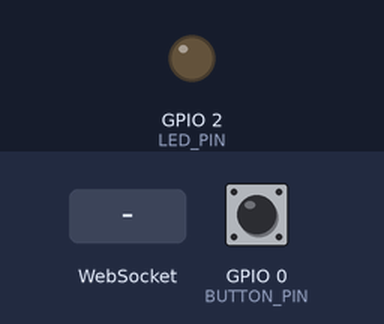
Bench run of a sketch on a simulated ESP32-S3. On the bench: output pins drawn as LEDs (lit = HIGH). Dashed ring = blinking. The inputs (shaded band) are chosen by the test bench; at power-on: GPIO 0 (BUTTON_PIN) HIGH. WiFi joins after 1.5 s; servers stay silent unless stated; I2S audio is not simulated (input reads silence); what the sketch prints to the serial monitor is not drawn.

Above: at 0.0 s.
At 4.5 s:
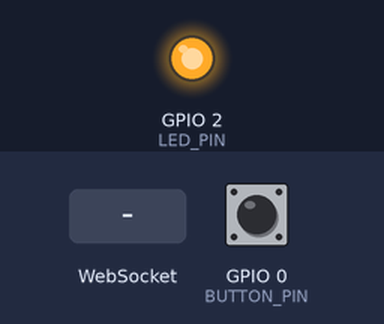
4.6 s: WebSocket text "pong" received
6.1 s: GPIO 0 (BUTTON_PIN) pulled LOW for 0.15 s
At 6.6 s:
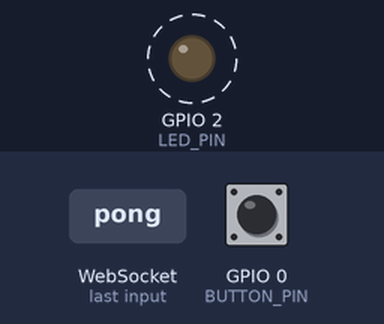
Timing chart, 0 to 15.1 s (numbered marks = the images above; inputs shaded):
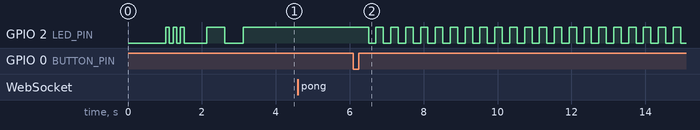

Measured:
- after the input at 4.6 s, every drawn part: stays the same
- after the input at 6.1 s, GPIO 2 (LED_PIN): alternates HIGH for 0.20 s and LOW for 0.20 s, starting after 0.41 s

The sketch:

KidsVoiceAssistant.ino
```cpp
/*
 * Kids Voice Assistant - ESP32-S3 with I2S Audio
 *
 * Hardware:
 *   - ESP32-S3 DevKit
 *   - INMP441 I2S Microphone
 *   - MAX98357A I2S Amplifier + Speaker
 *   - Push Button (for talk)
 *   - Optional: LED for status indication
 *
 * Wiring:
 *   INMP441 Microphone:
 *     VDD  -> 3.3V
 *     GND  -> GND
 *     SD   -> GPIO 15 (Data)
 *     WS   -> GPIO 16 (Word Select / LRCLK)
 *     SCK  -> GPIO 17 (Bit Clock)
 *     L/R  -> GND (Left channel)
 *
 *   MAX98357A Amplifier:
 *     VIN  -> 5V (or 3.3V)
 *     GND  -> GND
 *     DIN  -> GPIO 18 (Data)
 *     BCLK -> GPIO 45 (Bit Clock)
 *     LRC  -> GPIO 46 (Word Select)
 *     GAIN -> Not connected (default gain)
 *     SD   -> Not connected or 3.3V (enabled)
 *
 *   Button:
 *     One side -> GPIO 0 (BOOT button) or GPIO 21
 *     Other side -> GND
 *
 *   Status LED (optional):
 *     Anode -> GPIO 2 (through 220Ω resistor)
 *     Cathode -> GND
 */

#include <WiFi.h>
#include <WebSocketsClient.h>
#include <ArduinoJson.h>
#include <driver/i2s.h>
#include "ESP32_MP3_Decoder.h"

// ============ CONFIGURATION - MODIFY THESE ============

// WiFi credentials
const char* WIFI_SSID = "YOUR_WIFI_SSID";
const char* WIFI_PASSWORD = "YOUR_WIFI_PASSWORD";

// WebSocket server (your computer's IP address)
const char* WS_HOST = "192.168.1.100";  // Change to your computer's IP
const uint16_t WS_PORT = 8765;

// ============ PIN DEFINITIONS ============

// INMP441 Microphone (I2S Port 0)
#define I2S_MIC_PORT        I2S_NUM_0
#define I2S_MIC_SCK         17    // Bit Clock (BCLK)
#define I2S_MIC_WS          16    // Word Select (LRCLK)
#define I2S_MIC_SD          15    // Data In

// MAX98357A Speaker (I2S Port 1)
#define I2S_SPK_PORT        I2S_NUM_1
#define I2S_SPK_BCLK        45    // Bit Clock
#define I2S_SPK_LRC         46    // Word Select (LRCLK)
#define I2S_SPK_DIN         18    // Data Out

// Button and LED
#define BUTTON_PIN          0     // GPIO 0 (BOOT button) - change to 21 for external button
#define LED_PIN             2     // Built-in LED or external LED

// ============ AUDIO SETTINGS ============

#define SAMPLE_RATE         16000
#define SAMPLE_BITS         16
#define CHANNELS            1
#define I2S_BUFFER_SIZE     1024
#define AUDIO_BUFFER_SIZE   32000  // ~2 seconds of audio

// ============ STATE MACHINE ============

enum State {
    STATE_IDLE,
    STATE_RECORDING,
    STATE_PROCESSING,
    STATE_PLAYING
};

// ============ GLOBAL VARIABLES ============

WebSocketsClient webSocket;
State currentState = STATE_IDLE;

// Audio buffers
int16_t* audioRecordBuffer = nullptr;
size_t audioRecordIndex = 0;

uint8_t* audioPlayBuffer = nullptr;
size_t audioPlaySize = 0;
size_t audioPlayIndex = 0;

bool buttonPressed = false;
bool buttonReleased = false;
unsigned long lastButtonTime = 0;
const unsigned long DEBOUNCE_MS = 50;

bool wsConnected = false;

// ============ I2S CONFIGURATION ============

void setupI2SMicrophone() {
    i2s_config_t i2s_config = {
        .mode = (i2s_mode_t)(I2S_MODE_MASTER | I2S_MODE_RX),
        .sample_rate = SAMPLE_RATE,
        .bits_per_sample = I2S_BITS_PER_SAMPLE_16BIT,
        .channel_format = I2S_CHANNEL_FMT_ONLY_LEFT,
        .communication_format = I2S_COMM_FORMAT_STAND_I2S,
        .intr_alloc_flags = ESP_INTR_FLAG_LEVEL1,
        .dma_buf_count = 8,
        .dma_buf_len = I2S_BUFFER_SIZE,
        .use_apll = false,
        .tx_desc_auto_clear = false,
        .fixed_mclk = 0
    };

    i2s_pin_config_t pin_config = {
        .bck_io_num = I2S_MIC_SCK,
        .ws_io_num = I2S_MIC_WS,
        .data_out_num = I2S_PIN_NO_CHANGE,
        .data_in_num = I2S_MIC_SD
    };

    esp_err_t err = i2s_driver_install(I2S_MIC_PORT, &i2s_config, 0, NULL);
    if (err != ESP_OK) {
        Serial.printf("Failed to install I2S mic driver: %d\n", err);
        return;
    }

    err = i2s_set_pin(I2S_MIC_PORT, &pin_config);
    if (err != ESP_OK) {
        Serial.printf("Failed to set I2S mic pins: %d\n", err);
        return;
    }

    Serial.println("I2S Microphone initialized");
}

void setupI2SSpeaker() {
    i2s_config_t i2s_config = {
        .mode = (i2s_mode_t)(I2S_MODE_MASTER | I2S_MODE_TX),
        .sample_rate = 22050,  // ElevenLabs default output rate
        .bits_per_sample = I2S_BITS_PER_SAMPLE_16BIT,
        .channel_format = I2S_CHANNEL_FMT_ONLY_LEFT,
        .communication_format = I2S_COMM_FORMAT_STAND_I2S,
        .intr_alloc_flags = ESP_INTR_FLAG_LEVEL1,
        .dma_buf_count = 8,
        .dma_buf_len = 1024,
        .use_apll = false,
        .tx_desc_auto_clear = true,
        .fixed_mclk = 0
    };

    i2s_pin_config_t pin_config = {
        .bck_io_num = I2S_SPK_BCLK,
        .ws_io_num = I2S_SPK_LRC,
        .data_out_num = I2S_SPK_DIN,
        .data_in_num = I2S_PIN_NO_CHANGE
    };

    esp_err_t err = i2s_driver_install(I2S_SPK_PORT, &i2s_config, 0, NULL);
    if (err != ESP_OK) {
        Serial.printf("Failed to install I2S speaker driver: %d\n", err);
        return;
    }

    err = i2s_set_pin(I2S_SPK_PORT, &pin_config);
    if (err != ESP_OK) {
        Serial.printf("Failed to set I2S speaker pins: %d\n", err);
        return;
    }

    Serial.println("I2S Speaker initialized");
}

// ============ WiFi SETUP ============

void setupWiFi() {
    Serial.print("Connecting to WiFi");
    WiFi.mode(WIFI_STA);
    WiFi.begin(WIFI_SSID, WIFI_PASSWORD);

    int attempts = 0;
    while (WiFi.status() != WL_CONNECTED && attempts < 30) {
        delay(500);
        Serial.print(".");
        attempts++;

        // Blink LED while connecting
        digitalWrite(LED_PIN, !digitalRead(LED_PIN));
    }

    if (WiFi.status() == WL_CONNECTED) {
        Serial.println("\nWiFi connected!");
        Serial.print("IP address: ");
        Serial.println(WiFi.localIP());
        digitalWrite(LED_PIN, HIGH);
    } else {
        Serial.println("\nWiFi connection failed!");
        digitalWrite(LED_PIN, LOW);
    }
}

// ============ WEBSOCKET HANDLERS ============

void webSocketEvent(WStype_t type, uint8_t* payload, size_t length) {
    switch (type) {
        case WStype_DISCONNECTED:
            Serial.println("WebSocket disconnected");
            wsConnected = false;
            break;

        case WStype_CONNECTED:
            Serial.println("WebSocket connected");
            wsConnected = true;
            // Send a ping to confirm connection
            webSocket.sendTXT("{\"type\":\"ping\"}");
            break;

        case WStype_TEXT: {
            // Parse JSON response
            StaticJsonDocument<512> doc;
            DeserializationError error = deserializeJson(doc, payload);

            if (error) {
                Serial.printf("JSON parse error: %s\n", error.c_str());
                return;
            }

            const char* msgType = doc["type"];

            if (strcmp(msgType, "pong") == 0) {
                Serial.println("Server connection confirmed");
            }
            else if (strcmp(msgType, "recording_started") == 0) {
                Serial.println("Server: Recording started");
            }
            else if (strcmp(msgType, "processing") == 0) {
                const char* step = doc["step"];
                Serial.printf("Processing: %s\n", step);

                // Visual feedback
                if (strcmp(step, "transcribing") == 0) {
                    // Fast blink
                } else if (strcmp(step, "thinking") == 0) {
                    // Medium blink
                } else if (strcmp(step, "speaking") == 0) {
                    // Slow blink
                }
            }
            else if (strcmp(msgType, "transcript") == 0) {
                Serial.printf("You said: %s\n", (const char*)doc["text"]);
            }
            else if (strcmp(msgType, "response") == 0) {
                Serial.printf("Luna says: %s\n", (const char*)doc["text"]);
            }
            else if (strcmp(msgType, "audio_start") == 0) {
                size_t audioLength = doc["length"];
                Serial.printf("Receiving audio: %d bytes\n", audioLength);

                // Allocate buffer for incoming audio
                if (audioPlayBuffer != nullptr) {
                    free(audioPlayBuffer);
                }
                audioPlayBuffer = (uint8_t*)malloc(audioLength);
                audioPlaySize = 0;
                audioPlayIndex = 0;
                currentState = STATE_PLAYING;
            }
            else if (strcmp(msgType, "audio_end") == 0) {
                Serial.println("Audio received, playing...");
                playReceivedAudio();
            }
            else if (strcmp(msgType, "error") == 0) {
                Serial.printf("Error: %s\n", (const char*)doc["message"]);
                currentState = STATE_IDLE;
                setLED(false);
            }
            break;
        }

        case WStype_BIN:
            // Append binary audio data to buffer
            if (audioPlayBuffer != nullptr && currentState == STATE_PLAYING) {
                memcpy(audioPlayBuffer + audioPlaySize, payload, length);
                audioPlaySize += length;
            }
            break;

        case WStype_ERROR:
            Serial.println("WebSocket error");
            break;

        default:
            break;
    }
}

void setupWebSocket() {
    webSocket.begin(WS_HOST, WS_PORT, "/");
    webSocket.onEvent(webSocketEvent);
    webSocket.setReconnectInterval(5000);
    Serial.printf("Connecting to WebSocket server: ws://%s:%d\n", WS_HOST, WS_PORT);
}

// ============ AUDIO FUNCTIONS ============

void startRecording() {
    Serial.println("Starting recording...");

    // Clear the buffer
    audioRecordIndex = 0;
    memset(audioRecordBuffer, 0, AUDIO_BUFFER_SIZE * sizeof(int16_t));

    // Notify server
    webSocket.sendTXT("{\"type\":\"start_recording\"}");

    currentState = STATE_RECORDING;
    setLED(true);
}

void stopRecording() {
    Serial.println("Stopping recording...");

    currentState = STATE_PROCESSING;

    // Send the recorded audio
    if (audioRecordIndex > 0) {
        Serial.printf("Sending %d samples\n", audioRecordIndex);

        // Send audio in chunks
        size_t bytesToSend = audioRecordIndex * sizeof(int16_t);
        size_t chunkSize = 4096;
        uint8_t* audioPtr = (uint8_t*)audioRecordBuffer;

        for (size_t i = 0; i < bytesToSend; i += chunkSize) {
            size_t thisChunk = min(chunkSize, bytesToSend - i);
            webSocket.sendBIN(audioPtr + i, thisChunk);
            delay(10);  // Small delay between chunks
        }
    }

    // Notify server that recording stopped
    webSocket.sendTXT("{\"type\":\"stop_recording\"}");

    // Blink LED to show processing
    setLED(false);
}

void recordAudioChunk() {
    if (currentState != STATE_RECORDING) return;

    size_t bytesRead;
    int16_t buffer[I2S_BUFFER_SIZE];

    esp_err_t err = i2s_read(I2S_MIC_PORT, buffer, sizeof(buffer), &bytesRead, portMAX_DELAY);

    if (err == ESP_OK && bytesRead > 0) {
        size_t samplesRead = bytesRead / sizeof(int16_t);

        // Copy to record buffer
        for (size_t i = 0; i < samplesRead && audioRecordIndex < AUDIO_BUFFER_SIZE; i++) {
            // Apply some gain (microphone might be quiet)
            int32_t sample = buffer[i] * 4;
            sample = constrain(sample, -32768, 32767);
            audioRecordBuffer[audioRecordIndex++] = (int16_t)sample;
        }
    }
}

void playReceivedAudio() {
    if (audioPlayBuffer == nullptr || audioPlaySize == 0) {
        Serial.println("No audio to play");
        currentState = STATE_IDLE;
        return;
    }

    Serial.printf("Playing %d bytes of MP3 audio\n", audioPlaySize);

    // For MP3 decoding, we need to use a decoder library
    // The ESP32_MP3_Decoder library or similar can be used here
    // For simplicity, let's use a basic approach with the Audio library

    // Note: MP3 decoding on ESP32 requires additional setup
    // You may need to use the ESP8266Audio library or similar
    // For now, we'll output the raw data (you'll need to add MP3 decoding)

    // Simple beep to indicate response (placeholder)
    playBeep(800, 200);
    delay(100);
    playBeep(1000, 200);

    // TODO: Add proper MP3 decoding here
    // Options:
    // 1. Use ESP8266Audio library with AudioGeneratorMP3
    // 2. Use libhelix-mp3 decoder
    // 3. Request PCM from server instead of MP3

    // Cleanup
    free(audioPlayBuffer);
    audioPlayBuffer = nullptr;
    audioPlaySize = 0;

    currentState = STATE_IDLE;
    setLED(false);
    Serial.println("Ready for next command");
}

void playBeep(int frequency, int duration) {
    // Generate a simple tone
    const int sampleRate = 22050;
    int numSamples = (sampleRate * duration) / 1000;
    int16_t* buffer = (int16_t*)malloc(numSamples * sizeof(int16_t));

    if (buffer == nullptr) return;

    for (int i = 0; i < numSamples; i++) {
        float t = (float)i / sampleRate;
        buffer[i] = (int16_t)(16000 * sin(2 * PI * frequency * t));
    }

    size_t bytesWritten;
    i2s_write(I2S_SPK_PORT, buffer, numSamples * sizeof(int16_t), &bytesWritten, portMAX_DELAY);

    free(buffer);
}

// ============ LED CONTROL ============

void setLED(bool on) {
    digitalWrite(LED_PIN, on ? HIGH : LOW);
}

void blinkLED(int times, int delayMs) {
    for (int i = 0; i < times; i++) {
        digitalWrite(LED_PIN, HIGH);
        delay(delayMs);
        digitalWrite(LED_PIN, LOW);
        delay(delayMs);
    }
}

// ============ BUTTON HANDLING ============

void IRAM_ATTR buttonISR() {
    unsigned long now = millis();
    if (now - lastButtonTime > DEBOUNCE_MS) {
        if (digitalRead(BUTTON_PIN) == LOW) {
            buttonPressed = true;
        } else {
            buttonReleased = true;
        }
        lastButtonTime = now;
    }
}

void handleButton() {
    if (buttonPressed) {
        buttonPressed = false;

        if (currentState == STATE_IDLE && wsConnected) {
            startRecording();
        }
    }

    if (buttonReleased) {
        buttonReleased = false;

        if (currentState == STATE_RECORDING) {
            stopRecording();
        }
    }
}

// ============ SETUP ============

void setup() {
    Serial.begin(115200);
    delay(1000);

    Serial.println("\n\n");
    Serial.println("═══════════════════════════════════════");
    Serial.println("    Kids Voice Assistant - ESP32-S3    ");
    Serial.println("═══════════════════════════════════════");

    // Setup pins
    pinMode(LED_PIN, OUTPUT);
    pinMode(BUTTON_PIN, INPUT_PULLUP);

    // Startup indication
    blinkLED(3, 100);

    // Allocate audio buffer
    audioRecordBuffer = (int16_t*)malloc(AUDIO_BUFFER_SIZE * sizeof(int16_t));
    if (audioRecordBuffer == nullptr) {
        Serial.println("Failed to allocate audio buffer!");
        while (1) { delay(1000); }
    }
    Serial.printf("Audio buffer allocated: %d bytes\n", AUDIO_BUFFER_SIZE * sizeof(int16_t));

    // Setup I2S
    setupI2SMicrophone();
    setupI2SSpeaker();

    // Setup WiFi
    setupWiFi();

    // Setup WebSocket
    setupWebSocket();

    // Attach button interrupt
    attachInterrupt(digitalPinToInterrupt(BUTTON_PIN), buttonISR, CHANGE);

    // Ready indication
    playBeep(1000, 100);
    delay(50);
    playBeep(1500, 100);

    Serial.println("\n✓ System ready!");
    Serial.println("Press and hold the button to speak...\n");
}

// ============ MAIN LOOP ============

void loop() {
    // Handle WebSocket
    webSocket.loop();

    // Handle button
    handleButton();

    // Record audio while button is pressed
    if (currentState == STATE_RECORDING) {
        recordAudioChunk();
    }

    // Status LED animation during processing
    static unsigned long lastBlink = 0;
    if (currentState == STATE_PROCESSING) {
        if (millis() - lastBlink > 200) {
            digitalWrite(LED_PIN, !digitalRead(LED_PIN));
            lastBlink = millis();
        }
    }

    // Reconnect WiFi if needed
    static unsigned long lastWiFiCheck = 0;
    if (millis() - lastWiFiCheck > 10000) {
        if (WiFi.status() != WL_CONNECTED) {
            Serial.println("WiFi disconnected, reconnecting...");
            WiFi.reconnect();
        }
        lastWiFiCheck = millis();
    }
}
```

ESP32_MP3_Decoder.h
```cpp
/*
 * ESP32 MP3 Decoder Placeholder
 *
 * For actual MP3 decoding, you'll need to install the ESP8266Audio library:
 *
 * 1. In Arduino IDE: Sketch -> Include Library -> Manage Libraries
 * 2. Search for "ESP8266Audio" by Earle F. Philhower
 * 3. Install the library
 *
 * Alternative: Use PCM audio from the server (see server_pcm.py variant)
 */

#ifndef ESP32_MP3_DECODER_H
#define ESP32_MP3_DECODER_H

// This is a placeholder header
// The actual MP3 decoding functionality requires the ESP8266Audio library

#endif
```
